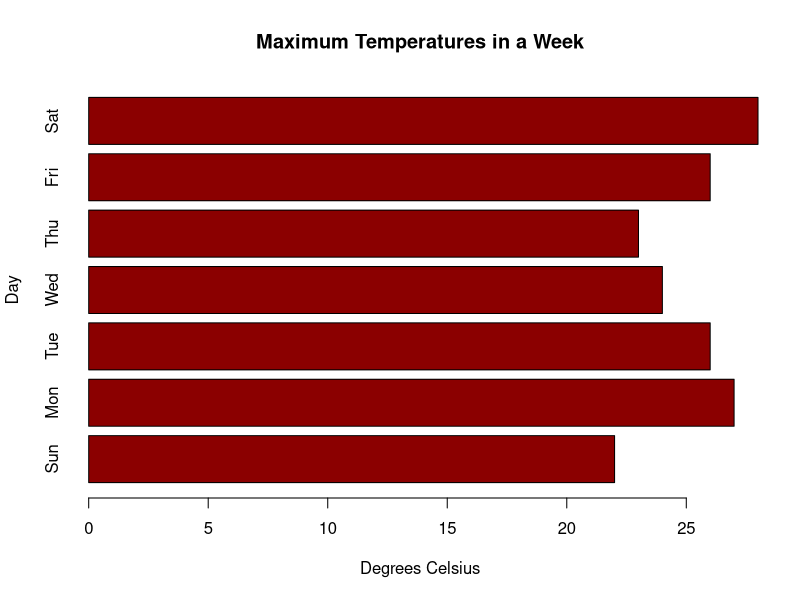

Reproduce this figure in R.
max.temp <- c(22, 27, 26, 24, 23, 26, 28)
barplot(max.temp,
main = "Maximum Temperatures in a Week",
xlab = "Degrees Celsius",
ylab = "Day",
names.arg = c("Sun", "Mon", "Tue", "Wed", "Thu", "Fri", "Sat"),
col = "darkred",
horiz = TRUE)
